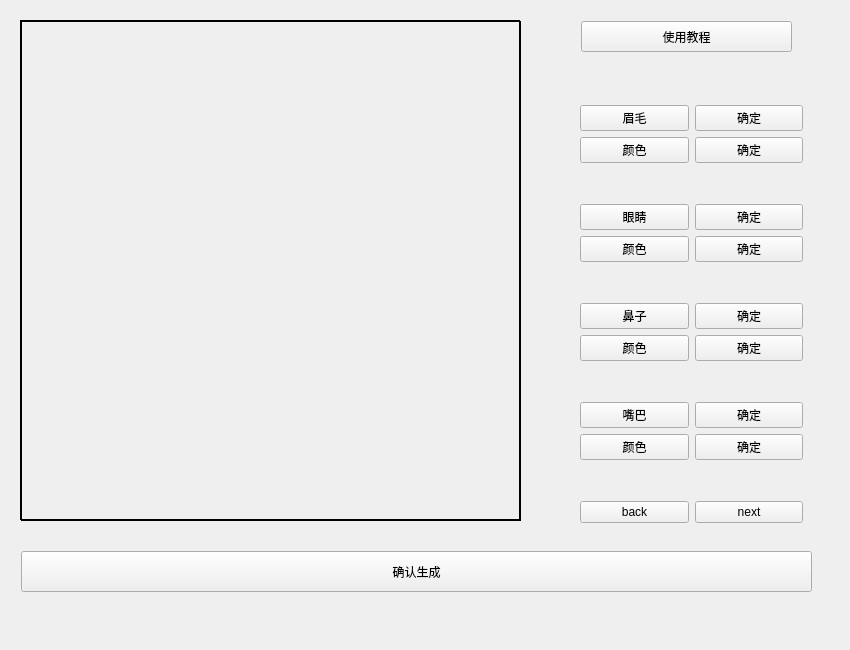
<?xml version="1.0" encoding="UTF-8"?>
<ui version="4.0">
 <class>Widget</class>
 <widget class="QWidget" name="Widget">
  <property name="geometry">
   <rect>
    <x>0</x>
    <y>0</y>
    <width>850</width>
    <height>650</height>
   </rect>
  </property>
  <property name="sizePolicy">
   <sizepolicy hsizetype="Fixed" vsizetype="Fixed">
    <horstretch>0</horstretch>
    <verstretch>0</verstretch>
   </sizepolicy>
  </property>
  <property name="minimumSize">
   <size>
    <width>850</width>
    <height>650</height>
   </size>
  </property>
  <property name="maximumSize">
   <size>
    <width>850</width>
    <height>650</height>
   </size>
  </property>
  <property name="windowTitle">
   <string>Widget</string>
  </property>
  <layout class="QGridLayout" name="gridLayout_2">
   <item row="0" column="0">
    <widget class="QStackedWidget" name="stackedWidget">
     <property name="currentIndex">
      <number>2</number>
     </property>
     <widget class="QWidget" name="startpage">
      <property name="sizePolicy">
       <sizepolicy hsizetype="Fixed" vsizetype="Fixed">
        <horstretch>0</horstretch>
        <verstretch>0</verstretch>
       </sizepolicy>
      </property>
      <widget class="QPushButton" name="startButton">
       <property name="geometry">
        <rect>
         <x>290</x>
         <y>350</y>
         <width>211</width>
         <height>41</height>
        </rect>
       </property>
       <property name="sizePolicy">
        <sizepolicy hsizetype="Preferred" vsizetype="Preferred">
         <horstretch>0</horstretch>
         <verstretch>0</verstretch>
        </sizepolicy>
       </property>
       <property name="text">
        <string>TOUCH TO START</string>
       </property>
      </widget>
      <widget class="QLabel" name="page1Label">
       <property name="geometry">
        <rect>
         <x>-20</x>
         <y>0</y>
         <width>850</width>
         <height>650</height>
        </rect>
       </property>
       <property name="minimumSize">
        <size>
         <width>850</width>
         <height>650</height>
        </size>
       </property>
       <property name="maximumSize">
        <size>
         <width>850</width>
         <height>650</height>
        </size>
       </property>
       <property name="text">
        <string/>
       </property>
      </widget>
      <zorder>page1Label</zorder>
      <zorder>startButton</zorder>
     </widget>
     <widget class="QWidget" name="modepage">
      <property name="sizePolicy">
       <sizepolicy hsizetype="Fixed" vsizetype="Fixed">
        <horstretch>0</horstretch>
        <verstretch>0</verstretch>
       </sizepolicy>
      </property>
      <widget class="QWidget" name="widget_2" native="true">
       <property name="geometry">
        <rect>
         <x>9</x>
         <y>9</y>
         <width>831</width>
         <height>631</height>
        </rect>
       </property>
       <layout class="QGridLayout" name="gridLayout_4">
        <item row="5" column="1">
         <widget class="QPushButton" name="easyButton">
          <property name="sizePolicy">
           <sizepolicy hsizetype="Minimum" vsizetype="Preferred">
            <horstretch>0</horstretch>
            <verstretch>0</verstretch>
           </sizepolicy>
          </property>
          <property name="text">
           <string>简单</string>
          </property>
         </widget>
        </item>
        <item row="3" column="4">
         <spacer name="horizontalSpacer_4">
          <property name="orientation">
           <enum>Qt::Horizontal</enum>
          </property>
          <property name="sizeType">
           <enum>QSizePolicy::Fixed</enum>
          </property>
          <property name="sizeHint" stdset="0">
           <size>
            <width>130</width>
            <height>20</height>
           </size>
          </property>
         </spacer>
        </item>
        <item row="6" column="3">
         <spacer name="verticalSpacer_2">
          <property name="orientation">
           <enum>Qt::Vertical</enum>
          </property>
          <property name="sizeType">
           <enum>QSizePolicy::Fixed</enum>
          </property>
          <property name="sizeHint" stdset="0">
           <size>
            <width>20</width>
            <height>220</height>
           </size>
          </property>
         </spacer>
        </item>
        <item row="2" column="1">
         <spacer name="verticalSpacer">
          <property name="orientation">
           <enum>Qt::Vertical</enum>
          </property>
          <property name="sizeType">
           <enum>QSizePolicy::Fixed</enum>
          </property>
          <property name="sizeHint" stdset="0">
           <size>
            <width>20</width>
            <height>50</height>
           </size>
          </property>
         </spacer>
        </item>
        <item row="3" column="2">
         <spacer name="horizontalSpacer_3">
          <property name="orientation">
           <enum>Qt::Horizontal</enum>
          </property>
          <property name="sizeType">
           <enum>QSizePolicy::Fixed</enum>
          </property>
          <property name="sizeHint" stdset="0">
           <size>
            <width>100</width>
            <height>20</height>
           </size>
          </property>
         </spacer>
        </item>
        <item row="4" column="1">
         <spacer name="verticalSpacer_21">
          <property name="orientation">
           <enum>Qt::Vertical</enum>
          </property>
          <property name="sizeType">
           <enum>QSizePolicy::Fixed</enum>
          </property>
          <property name="sizeHint" stdset="0">
           <size>
            <width>20</width>
            <height>60</height>
           </size>
          </property>
         </spacer>
        </item>
        <item row="3" column="3">
         <widget class="QPushButton" name="normalButton">
          <property name="sizePolicy">
           <sizepolicy hsizetype="Minimum" vsizetype="Preferred">
            <horstretch>0</horstretch>
            <verstretch>0</verstretch>
           </sizepolicy>
          </property>
          <property name="text">
           <string>普通</string>
          </property>
         </widget>
        </item>
        <item row="1" column="1">
         <widget class="QLabel" name="label">
          <property name="font">
           <font>
            <family>黑体</family>
            <pointsize>16</pointsize>
           </font>
          </property>
          <property name="frameShape">
           <enum>QFrame::NoFrame</enum>
          </property>
          <property name="text">
           <string>模式选择</string>
          </property>
          <property name="textFormat">
           <enum>Qt::AutoText</enum>
          </property>
          <property name="scaledContents">
           <bool>true</bool>
          </property>
         </widget>
        </item>
        <item row="3" column="1">
         <widget class="QPushButton" name="hardButton">
          <property name="sizePolicy">
           <sizepolicy hsizetype="Minimum" vsizetype="Preferred">
            <horstretch>0</horstretch>
            <verstretch>0</verstretch>
           </sizepolicy>
          </property>
          <property name="text">
           <string>快！</string>
          </property>
         </widget>
        </item>
        <item row="3" column="0">
         <spacer name="horizontalSpacer_5">
          <property name="orientation">
           <enum>Qt::Horizontal</enum>
          </property>
          <property name="sizeType">
           <enum>QSizePolicy::Fixed</enum>
          </property>
          <property name="sizeHint" stdset="0">
           <size>
            <width>100</width>
            <height>20</height>
           </size>
          </property>
         </spacer>
        </item>
        <item row="5" column="3">
         <widget class="QPushButton" name="slowButton">
          <property name="sizePolicy">
           <sizepolicy hsizetype="Minimum" vsizetype="Preferred">
            <horstretch>0</horstretch>
            <verstretch>0</verstretch>
           </sizepolicy>
          </property>
          <property name="text">
           <string>慢……</string>
          </property>
         </widget>
        </item>
        <item row="4" column="3">
         <spacer name="verticalSpacer_22">
          <property name="orientation">
           <enum>Qt::Vertical</enum>
          </property>
          <property name="sizeType">
           <enum>QSizePolicy::Fixed</enum>
          </property>
          <property name="sizeHint" stdset="0">
           <size>
            <width>20</width>
            <height>60</height>
           </size>
          </property>
         </spacer>
        </item>
        <item row="0" column="1">
         <spacer name="verticalSpacer_6">
          <property name="orientation">
           <enum>Qt::Vertical</enum>
          </property>
          <property name="sizeType">
           <enum>QSizePolicy::Fixed</enum>
          </property>
          <property name="sizeHint" stdset="0">
           <size>
            <width>20</width>
            <height>100</height>
           </size>
          </property>
         </spacer>
        </item>
       </layout>
      </widget>
      <widget class="QLabel" name="page2Label">
       <property name="geometry">
        <rect>
         <x>-20</x>
         <y>0</y>
         <width>850</width>
         <height>650</height>
        </rect>
       </property>
       <property name="minimumSize">
        <size>
         <width>850</width>
         <height>650</height>
        </size>
       </property>
       <property name="maximumSize">
        <size>
         <width>850</width>
         <height>650</height>
        </size>
       </property>
       <property name="text">
        <string/>
       </property>
      </widget>
      <zorder>page2Label</zorder>
      <zorder>widget_2</zorder>
     </widget>
     <widget class="QWidget" name="ocpage">
      <property name="sizePolicy">
       <sizepolicy hsizetype="Fixed" vsizetype="Fixed">
        <horstretch>0</horstretch>
        <verstretch>0</verstretch>
       </sizepolicy>
      </property>
      <widget class="QLabel" name="backgroundLabel">
       <property name="geometry">
        <rect>
         <x>9</x>
         <y>9</y>
         <width>500</width>
         <height>500</height>
        </rect>
       </property>
       <property name="minimumSize">
        <size>
         <width>500</width>
         <height>500</height>
        </size>
       </property>
       <property name="maximumSize">
        <size>
         <width>500</width>
         <height>500</height>
        </size>
       </property>
       <property name="frameShape">
        <enum>QFrame::Box</enum>
       </property>
       <property name="text">
        <string/>
       </property>
      </widget>
      <widget class="QPushButton" name="commitButton">
       <property name="geometry">
        <rect>
         <x>10</x>
         <y>540</y>
         <width>791</width>
         <height>41</height>
        </rect>
       </property>
       <property name="text">
        <string>确认生成</string>
       </property>
      </widget>
      <widget class="QLabel" name="colorLabel">
       <property name="geometry">
        <rect>
         <x>10</x>
         <y>10</y>
         <width>500</width>
         <height>500</height>
        </rect>
       </property>
       <property name="minimumSize">
        <size>
         <width>500</width>
         <height>500</height>
        </size>
       </property>
       <property name="maximumSize">
        <size>
         <width>500</width>
         <height>500</height>
        </size>
       </property>
       <property name="frameShape">
        <enum>QFrame::Box</enum>
       </property>
       <property name="text">
        <string/>
       </property>
      </widget>
      <widget class="QLabel" name="browLabel">
       <property name="geometry">
        <rect>
         <x>10</x>
         <y>10</y>
         <width>500</width>
         <height>500</height>
        </rect>
       </property>
       <property name="minimumSize">
        <size>
         <width>500</width>
         <height>500</height>
        </size>
       </property>
       <property name="maximumSize">
        <size>
         <width>500</width>
         <height>500</height>
        </size>
       </property>
       <property name="frameShape">
        <enum>QFrame::Box</enum>
       </property>
       <property name="text">
        <string/>
       </property>
      </widget>
      <widget class="QLabel" name="eyeLabel">
       <property name="geometry">
        <rect>
         <x>10</x>
         <y>10</y>
         <width>500</width>
         <height>500</height>
        </rect>
       </property>
       <property name="minimumSize">
        <size>
         <width>500</width>
         <height>500</height>
        </size>
       </property>
       <property name="maximumSize">
        <size>
         <width>500</width>
         <height>500</height>
        </size>
       </property>
       <property name="frameShape">
        <enum>QFrame::Box</enum>
       </property>
       <property name="text">
        <string/>
       </property>
      </widget>
      <widget class="QLabel" name="noseLabel">
       <property name="geometry">
        <rect>
         <x>10</x>
         <y>10</y>
         <width>500</width>
         <height>500</height>
        </rect>
       </property>
       <property name="minimumSize">
        <size>
         <width>500</width>
         <height>500</height>
        </size>
       </property>
       <property name="maximumSize">
        <size>
         <width>500</width>
         <height>500</height>
        </size>
       </property>
       <property name="frameShape">
        <enum>QFrame::Box</enum>
       </property>
       <property name="text">
        <string/>
       </property>
      </widget>
      <widget class="QLabel" name="mouthLabel">
       <property name="geometry">
        <rect>
         <x>10</x>
         <y>10</y>
         <width>500</width>
         <height>500</height>
        </rect>
       </property>
       <property name="minimumSize">
        <size>
         <width>500</width>
         <height>500</height>
        </size>
       </property>
       <property name="maximumSize">
        <size>
         <width>500</width>
         <height>500</height>
        </size>
       </property>
       <property name="frameShape">
        <enum>QFrame::Box</enum>
       </property>
       <property name="text">
        <string/>
       </property>
      </widget>
      <widget class="QLabel" name="faceDecLabel">
       <property name="geometry">
        <rect>
         <x>10</x>
         <y>10</y>
         <width>500</width>
         <height>500</height>
        </rect>
       </property>
       <property name="minimumSize">
        <size>
         <width>500</width>
         <height>500</height>
        </size>
       </property>
       <property name="maximumSize">
        <size>
         <width>500</width>
         <height>500</height>
        </size>
       </property>
       <property name="frameShape">
        <enum>QFrame::Box</enum>
       </property>
       <property name="text">
        <string/>
       </property>
      </widget>
      <widget class="QLabel" name="houfaLabel">
       <property name="geometry">
        <rect>
         <x>10</x>
         <y>10</y>
         <width>500</width>
         <height>500</height>
        </rect>
       </property>
       <property name="minimumSize">
        <size>
         <width>500</width>
         <height>500</height>
        </size>
       </property>
       <property name="maximumSize">
        <size>
         <width>500</width>
         <height>500</height>
        </size>
       </property>
       <property name="frameShape">
        <enum>QFrame::Box</enum>
       </property>
       <property name="text">
        <string/>
       </property>
      </widget>
      <widget class="QLabel" name="cloLabel">
       <property name="geometry">
        <rect>
         <x>10</x>
         <y>10</y>
         <width>500</width>
         <height>500</height>
        </rect>
       </property>
       <property name="minimumSize">
        <size>
         <width>500</width>
         <height>500</height>
        </size>
       </property>
       <property name="maximumSize">
        <size>
         <width>500</width>
         <height>500</height>
        </size>
       </property>
       <property name="frameShape">
        <enum>QFrame::Box</enum>
       </property>
       <property name="text">
        <string/>
       </property>
      </widget>
      <widget class="QLabel" name="cefaLabel">
       <property name="geometry">
        <rect>
         <x>10</x>
         <y>10</y>
         <width>500</width>
         <height>500</height>
        </rect>
       </property>
       <property name="minimumSize">
        <size>
         <width>500</width>
         <height>500</height>
        </size>
       </property>
       <property name="maximumSize">
        <size>
         <width>500</width>
         <height>500</height>
        </size>
       </property>
       <property name="frameShape">
        <enum>QFrame::Box</enum>
       </property>
       <property name="text">
        <string/>
       </property>
      </widget>
      <widget class="QLabel" name="liuhaiLabel">
       <property name="geometry">
        <rect>
         <x>10</x>
         <y>10</y>
         <width>500</width>
         <height>500</height>
        </rect>
       </property>
       <property name="minimumSize">
        <size>
         <width>500</width>
         <height>500</height>
        </size>
       </property>
       <property name="maximumSize">
        <size>
         <width>500</width>
         <height>500</height>
        </size>
       </property>
       <property name="frameShape">
        <enum>QFrame::Box</enum>
       </property>
       <property name="text">
        <string/>
       </property>
      </widget>
      <widget class="QLabel" name="headDecLabel">
       <property name="geometry">
        <rect>
         <x>10</x>
         <y>10</y>
         <width>500</width>
         <height>500</height>
        </rect>
       </property>
       <property name="minimumSize">
        <size>
         <width>500</width>
         <height>500</height>
        </size>
       </property>
       <property name="maximumSize">
        <size>
         <width>500</width>
         <height>500</height>
        </size>
       </property>
       <property name="frameShape">
        <enum>QFrame::Box</enum>
       </property>
       <property name="text">
        <string/>
       </property>
      </widget>
      <widget class="QPushButton" name="helpButton">
       <property name="geometry">
        <rect>
         <x>570</x>
         <y>10</y>
         <width>211</width>
         <height>31</height>
        </rect>
       </property>
       <property name="text">
        <string>使用教程</string>
       </property>
      </widget>
      <widget class="QStackedWidget" name="styleStackedWidget">
       <property name="geometry">
        <rect>
         <x>560</x>
         <y>50</y>
         <width>241</width>
         <height>471</height>
        </rect>
       </property>
       <property name="currentIndex">
        <number>1</number>
       </property>
       <widget class="QWidget" name="page1">
        <layout class="QGridLayout" name="gridLayout">
         <item row="8" column="1">
          <widget class="QPushButton" name="cefaColorCommitButton">
           <property name="text">
            <string>确定</string>
           </property>
          </widget>
         </item>
         <item row="12" column="0">
          <spacer name="verticalSpacer_9">
           <property name="orientation">
            <enum>Qt::Vertical</enum>
           </property>
           <property name="sizeHint" stdset="0">
            <size>
             <width>20</width>
             <height>40</height>
            </size>
           </property>
          </spacer>
         </item>
         <item row="9" column="0">
          <spacer name="verticalSpacer_8">
           <property name="orientation">
            <enum>Qt::Vertical</enum>
           </property>
           <property name="sizeHint" stdset="0">
            <size>
             <width>20</width>
             <height>40</height>
            </size>
           </property>
          </spacer>
         </item>
         <item row="10" column="0">
          <widget class="QPushButton" name="liuhaiButton">
           <property name="text">
            <string>刘海</string>
           </property>
          </widget>
         </item>
         <item row="7" column="0">
          <widget class="QPushButton" name="cefaButton">
           <property name="text">
            <string>侧发</string>
           </property>
          </widget>
         </item>
         <item row="2" column="1">
          <widget class="QPushButton" name="colorColorCommitButton">
           <property name="text">
            <string>确定</string>
           </property>
          </widget>
         </item>
         <item row="13" column="0" colspan="2">
          <widget class="QPushButton" name="page1NextButton">
           <property name="text">
            <string>next</string>
           </property>
          </widget>
         </item>
         <item row="1" column="0">
          <widget class="QPushButton" name="colorButton">
           <property name="text">
            <string>肤色</string>
           </property>
          </widget>
         </item>
         <item row="8" column="0">
          <widget class="QPushButton" name="cefaColorButton">
           <property name="text">
            <string>颜色</string>
           </property>
          </widget>
         </item>
         <item row="6" column="0">
          <spacer name="verticalSpacer_5">
           <property name="orientation">
            <enum>Qt::Vertical</enum>
           </property>
           <property name="sizeHint" stdset="0">
            <size>
             <width>20</width>
             <height>40</height>
            </size>
           </property>
          </spacer>
         </item>
         <item row="11" column="0">
          <widget class="QPushButton" name="liuhaiColorButton">
           <property name="text">
            <string>颜色</string>
           </property>
          </widget>
         </item>
         <item row="3" column="0">
          <spacer name="verticalSpacer_3">
           <property name="orientation">
            <enum>Qt::Vertical</enum>
           </property>
           <property name="sizeHint" stdset="0">
            <size>
             <width>20</width>
             <height>40</height>
            </size>
           </property>
          </spacer>
         </item>
         <item row="11" column="1">
          <widget class="QPushButton" name="liuhaiColorCommitButton">
           <property name="text">
            <string>确定</string>
           </property>
          </widget>
         </item>
         <item row="5" column="0">
          <widget class="QPushButton" name="houfaColorButton">
           <property name="text">
            <string>颜色</string>
           </property>
          </widget>
         </item>
         <item row="5" column="1">
          <widget class="QPushButton" name="houfaColorCommitButton">
           <property name="text">
            <string>确定</string>
           </property>
          </widget>
         </item>
         <item row="2" column="0">
          <widget class="QPushButton" name="colorColorButton">
           <property name="text">
            <string>颜色</string>
           </property>
          </widget>
         </item>
         <item row="1" column="1">
          <widget class="QPushButton" name="colorCommitButton">
           <property name="text">
            <string>确定</string>
           </property>
          </widget>
         </item>
         <item row="7" column="1">
          <widget class="QPushButton" name="cefaCommitButton">
           <property name="text">
            <string>确定</string>
           </property>
          </widget>
         </item>
         <item row="4" column="1">
          <widget class="QPushButton" name="houfaCommitButton">
           <property name="text">
            <string>确定</string>
           </property>
          </widget>
         </item>
         <item row="4" column="0">
          <widget class="QPushButton" name="houfaButton">
           <property name="text">
            <string>后发</string>
           </property>
          </widget>
         </item>
         <item row="10" column="1">
          <widget class="QPushButton" name="liuhaiCommitButton">
           <property name="text">
            <string>确定</string>
           </property>
          </widget>
         </item>
         <item row="0" column="0">
          <spacer name="verticalSpacer_4">
           <property name="orientation">
            <enum>Qt::Vertical</enum>
           </property>
           <property name="sizeHint" stdset="0">
            <size>
             <width>20</width>
             <height>40</height>
            </size>
           </property>
          </spacer>
         </item>
        </layout>
       </widget>
       <widget class="QWidget" name="page2">
        <layout class="QGridLayout" name="gridLayout_5">
         <item row="9" column="0">
          <spacer name="verticalSpacer_17">
           <property name="orientation">
            <enum>Qt::Vertical</enum>
           </property>
           <property name="sizeHint" stdset="0">
            <size>
             <width>20</width>
             <height>40</height>
            </size>
           </property>
          </spacer>
         </item>
         <item row="4" column="0">
          <widget class="QPushButton" name="eyeButton">
           <property name="text">
            <string>眼睛</string>
           </property>
          </widget>
         </item>
         <item row="11" column="1">
          <widget class="QPushButton" name="mouthColorCommitButton">
           <property name="text">
            <string>确定</string>
           </property>
          </widget>
         </item>
         <item row="2" column="0">
          <widget class="QPushButton" name="browColorButton">
           <property name="text">
            <string>颜色</string>
           </property>
          </widget>
         </item>
         <item row="3" column="0">
          <spacer name="verticalSpacer_15">
           <property name="orientation">
            <enum>Qt::Vertical</enum>
           </property>
           <property name="sizeHint" stdset="0">
            <size>
             <width>20</width>
             <height>40</height>
            </size>
           </property>
          </spacer>
         </item>
         <item row="8" column="1">
          <widget class="QPushButton" name="noseColorCommitButton">
           <property name="text">
            <string>确定</string>
           </property>
          </widget>
         </item>
         <item row="1" column="0">
          <widget class="QPushButton" name="browButton">
           <property name="text">
            <string>眉毛</string>
           </property>
          </widget>
         </item>
         <item row="11" column="0">
          <widget class="QPushButton" name="mouthColorButton">
           <property name="text">
            <string>颜色</string>
           </property>
          </widget>
         </item>
         <item row="10" column="0">
          <widget class="QPushButton" name="mouthButton">
           <property name="text">
            <string>嘴巴</string>
           </property>
          </widget>
         </item>
         <item row="12" column="0">
          <spacer name="verticalSpacer_18">
           <property name="orientation">
            <enum>Qt::Vertical</enum>
           </property>
           <property name="sizeHint" stdset="0">
            <size>
             <width>20</width>
             <height>40</height>
            </size>
           </property>
          </spacer>
         </item>
         <item row="5" column="0">
          <widget class="QPushButton" name="eyeColorButton">
           <property name="text">
            <string>颜色</string>
           </property>
          </widget>
         </item>
         <item row="7" column="0">
          <widget class="QPushButton" name="noseButton">
           <property name="text">
            <string>鼻子</string>
           </property>
          </widget>
         </item>
         <item row="1" column="1">
          <widget class="QPushButton" name="browCommitButton">
           <property name="text">
            <string>确定</string>
           </property>
          </widget>
         </item>
         <item row="6" column="0">
          <spacer name="verticalSpacer_16">
           <property name="orientation">
            <enum>Qt::Vertical</enum>
           </property>
           <property name="sizeHint" stdset="0">
            <size>
             <width>20</width>
             <height>40</height>
            </size>
           </property>
          </spacer>
         </item>
         <item row="5" column="1">
          <widget class="QPushButton" name="eyeColorCommitButton">
           <property name="text">
            <string>确定</string>
           </property>
          </widget>
         </item>
         <item row="8" column="0">
          <widget class="QPushButton" name="noseColorButton">
           <property name="text">
            <string>颜色</string>
           </property>
          </widget>
         </item>
         <item row="0" column="0">
          <spacer name="verticalSpacer_14">
           <property name="orientation">
            <enum>Qt::Vertical</enum>
           </property>
           <property name="sizeHint" stdset="0">
            <size>
             <width>20</width>
             <height>40</height>
            </size>
           </property>
          </spacer>
         </item>
         <item row="2" column="1">
          <widget class="QPushButton" name="browColorCommitButton">
           <property name="text">
            <string>确定</string>
           </property>
          </widget>
         </item>
         <item row="10" column="1">
          <widget class="QPushButton" name="mouthCommitButton">
           <property name="text">
            <string>确定</string>
           </property>
          </widget>
         </item>
         <item row="7" column="1">
          <widget class="QPushButton" name="noseCommitButton">
           <property name="text">
            <string>确定</string>
           </property>
          </widget>
         </item>
         <item row="4" column="1">
          <widget class="QPushButton" name="eyeCommitButton">
           <property name="text">
            <string>确定</string>
           </property>
          </widget>
         </item>
         <item row="13" column="0">
          <widget class="QPushButton" name="page2BackButton">
           <property name="text">
            <string>back</string>
           </property>
          </widget>
         </item>
         <item row="13" column="1">
          <widget class="QPushButton" name="page2NextButton">
           <property name="text">
            <string>next</string>
           </property>
          </widget>
         </item>
        </layout>
       </widget>
       <widget class="QWidget" name="page3">
        <layout class="QGridLayout" name="gridLayout_3">
         <item row="2" column="1">
          <widget class="QPushButton" name="faceDecColorCommitButton">
           <property name="text">
            <string>确定</string>
           </property>
          </widget>
         </item>
         <item row="1" column="0">
          <widget class="QPushButton" name="faceDecButton">
           <property name="text">
            <string>面饰</string>
           </property>
          </widget>
         </item>
         <item row="0" column="0">
          <spacer name="verticalSpacer_11">
           <property name="orientation">
            <enum>Qt::Vertical</enum>
           </property>
           <property name="sizeHint" stdset="0">
            <size>
             <width>20</width>
             <height>40</height>
            </size>
           </property>
          </spacer>
         </item>
         <item row="5" column="0">
          <widget class="QPushButton" name="headDecColorButton">
           <property name="text">
            <string>颜色</string>
           </property>
          </widget>
         </item>
         <item row="7" column="1">
          <widget class="QPushButton" name="cloCommitButton">
           <property name="text">
            <string>确定</string>
           </property>
          </widget>
         </item>
         <item row="6" column="0">
          <spacer name="verticalSpacer_10">
           <property name="orientation">
            <enum>Qt::Vertical</enum>
           </property>
           <property name="sizeHint" stdset="0">
            <size>
             <width>20</width>
             <height>40</height>
            </size>
           </property>
          </spacer>
         </item>
         <item row="8" column="0">
          <widget class="QPushButton" name="cloColorButton">
           <property name="text">
            <string>颜色</string>
           </property>
          </widget>
         </item>
         <item row="13" column="0" colspan="2">
          <widget class="QPushButton" name="page3BackButton">
           <property name="text">
            <string>back</string>
           </property>
          </widget>
         </item>
         <item row="1" column="1">
          <widget class="QPushButton" name="faceDecCommitButton">
           <property name="text">
            <string>确定</string>
           </property>
          </widget>
         </item>
         <item row="7" column="0">
          <widget class="QPushButton" name="cloButton">
           <property name="text">
            <string>服饰</string>
           </property>
          </widget>
         </item>
         <item row="11" column="0">
          <widget class="QPushButton" name="backgroundColorButton">
           <property name="text">
            <string>颜色</string>
           </property>
          </widget>
         </item>
         <item row="4" column="0">
          <widget class="QPushButton" name="headDecButton">
           <property name="text">
            <string>头饰</string>
           </property>
          </widget>
         </item>
         <item row="9" column="0">
          <spacer name="verticalSpacer_12">
           <property name="orientation">
            <enum>Qt::Vertical</enum>
           </property>
           <property name="sizeHint" stdset="0">
            <size>
             <width>20</width>
             <height>40</height>
            </size>
           </property>
          </spacer>
         </item>
         <item row="11" column="1">
          <widget class="QPushButton" name="backgroundColorCommitButton">
           <property name="text">
            <string>确定</string>
           </property>
          </widget>
         </item>
         <item row="2" column="0">
          <widget class="QPushButton" name="faceDecColorButton">
           <property name="text">
            <string>颜色</string>
           </property>
          </widget>
         </item>
         <item row="4" column="1">
          <widget class="QPushButton" name="headDecCommitButton">
           <property name="text">
            <string>确定</string>
           </property>
          </widget>
         </item>
         <item row="8" column="1">
          <widget class="QPushButton" name="cloColorCommitButton">
           <property name="text">
            <string>确定</string>
           </property>
          </widget>
         </item>
         <item row="10" column="0">
          <widget class="QPushButton" name="backgroundButton">
           <property name="text">
            <string>背景</string>
           </property>
          </widget>
         </item>
         <item row="10" column="1">
          <widget class="QPushButton" name="backgroundCommitButton">
           <property name="text">
            <string>确定</string>
           </property>
          </widget>
         </item>
         <item row="5" column="1">
          <widget class="QPushButton" name="headDecColorCommitButton">
           <property name="text">
            <string>确定</string>
           </property>
          </widget>
         </item>
         <item row="3" column="0">
          <spacer name="verticalSpacer_7">
           <property name="orientation">
            <enum>Qt::Vertical</enum>
           </property>
           <property name="sizeHint" stdset="0">
            <size>
             <width>20</width>
             <height>40</height>
            </size>
           </property>
          </spacer>
         </item>
         <item row="12" column="0">
          <spacer name="verticalSpacer_13">
           <property name="orientation">
            <enum>Qt::Vertical</enum>
           </property>
           <property name="sizeHint" stdset="0">
            <size>
             <width>20</width>
             <height>40</height>
            </size>
           </property>
          </spacer>
         </item>
        </layout>
       </widget>
      </widget>
      <widget class="QLabel" name="page3Label">
       <property name="geometry">
        <rect>
         <x>-20</x>
         <y>0</y>
         <width>850</width>
         <height>650</height>
        </rect>
       </property>
       <property name="minimumSize">
        <size>
         <width>850</width>
         <height>650</height>
        </size>
       </property>
       <property name="maximumSize">
        <size>
         <width>850</width>
         <height>650</height>
        </size>
       </property>
       <property name="text">
        <string/>
       </property>
      </widget>
      <zorder>page3Label</zorder>
      <zorder>backgroundLabel</zorder>
      <zorder>commitButton</zorder>
      <zorder>colorLabel</zorder>
      <zorder>browLabel</zorder>
      <zorder>eyeLabel</zorder>
      <zorder>noseLabel</zorder>
      <zorder>mouthLabel</zorder>
      <zorder>faceDecLabel</zorder>
      <zorder>houfaLabel</zorder>
      <zorder>cloLabel</zorder>
      <zorder>cefaLabel</zorder>
      <zorder>liuhaiLabel</zorder>
      <zorder>headDecLabel</zorder>
      <zorder>helpButton</zorder>
      <zorder>styleStackedWidget</zorder>
     </widget>
     <widget class="QWidget" name="page">
      <widget class="QLabel" name="page4Label">
       <property name="geometry">
        <rect>
         <x>-20</x>
         <y>-20</y>
         <width>850</width>
         <height>650</height>
        </rect>
       </property>
       <property name="minimumSize">
        <size>
         <width>850</width>
         <height>650</height>
        </size>
       </property>
       <property name="maximumSize">
        <size>
         <width>850</width>
         <height>650</height>
        </size>
       </property>
       <property name="text">
        <string/>
       </property>
      </widget>
      <widget class="QWidget" name="widget_4" native="true">
       <property name="geometry">
        <rect>
         <x>0</x>
         <y>70</y>
         <width>811</width>
         <height>441</height>
        </rect>
       </property>
       <layout class="QVBoxLayout" name="verticalLayout">
        <item>
         <widget class="QWidget" name="widget" native="true">
          <layout class="QHBoxLayout" name="horizontalLayout_3">
           <item>
            <spacer name="horizontalSpacer_7">
             <property name="orientation">
              <enum>Qt::Horizontal</enum>
             </property>
             <property name="sizeType">
              <enum>QSizePolicy::Fixed</enum>
             </property>
             <property name="sizeHint" stdset="0">
              <size>
               <width>200</width>
               <height>20</height>
              </size>
             </property>
            </spacer>
           </item>
           <item>
            <widget class="QLabel" name="nameLabel">
             <property name="text">
              <string>来为TA起个名字吧！</string>
             </property>
            </widget>
           </item>
           <item>
            <widget class="QLineEdit" name="nameLineEdit"/>
           </item>
           <item>
            <spacer name="horizontalSpacer_8">
             <property name="orientation">
              <enum>Qt::Horizontal</enum>
             </property>
             <property name="sizeType">
              <enum>QSizePolicy::Fixed</enum>
             </property>
             <property name="sizeHint" stdset="0">
              <size>
               <width>200</width>
               <height>20</height>
              </size>
             </property>
            </spacer>
           </item>
          </layout>
         </widget>
        </item>
        <item>
         <widget class="QWidget" name="widget_3" native="true">
          <layout class="QHBoxLayout" name="horizontalLayout">
           <item>
            <spacer name="horizontalSpacer_2">
             <property name="orientation">
              <enum>Qt::Horizontal</enum>
             </property>
             <property name="sizeType">
              <enum>QSizePolicy::Fixed</enum>
             </property>
             <property name="sizeHint" stdset="0">
              <size>
               <width>200</width>
               <height>20</height>
              </size>
             </property>
            </spacer>
           </item>
           <item>
            <widget class="QPushButton" name="clearButton">
             <property name="text">
              <string>清空</string>
             </property>
            </widget>
           </item>
           <item>
            <spacer name="horizontalSpacer">
             <property name="orientation">
              <enum>Qt::Horizontal</enum>
             </property>
             <property name="sizeType">
              <enum>QSizePolicy::Fixed</enum>
             </property>
             <property name="sizeHint" stdset="0">
              <size>
               <width>40</width>
               <height>20</height>
              </size>
             </property>
            </spacer>
           </item>
           <item>
            <widget class="QPushButton" name="commitNameButton">
             <property name="text">
              <string>确认</string>
             </property>
            </widget>
           </item>
           <item>
            <spacer name="horizontalSpacer_6">
             <property name="orientation">
              <enum>Qt::Horizontal</enum>
             </property>
             <property name="sizeType">
              <enum>QSizePolicy::Fixed</enum>
             </property>
             <property name="sizeHint" stdset="0">
              <size>
               <width>200</width>
               <height>20</height>
              </size>
             </property>
            </spacer>
           </item>
          </layout>
         </widget>
        </item>
       </layout>
      </widget>
     </widget>
     <widget class="QWidget" name="page_2">
      <layout class="QGridLayout" name="gridLayout_6">
       <item row="0" column="0">
        <widget class="QPushButton" name="pushButton_3">
         <property name="text">
          <string>PushButton</string>
         </property>
        </widget>
       </item>
       <item row="1" column="0">
        <widget class="QPushButton" name="pushButton_4">
         <property name="text">
          <string>PushButton</string>
         </property>
        </widget>
       </item>
      </layout>
     </widget>
    </widget>
   </item>
  </layout>
 </widget>
 <resources/>
 <connections/>
</ui>
